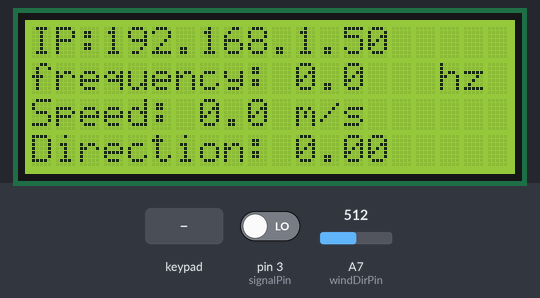
The sketch below on a simulated Arduino Nano, built with avr-gcc and run on an emulated ATmega328P. Shown: 20×4 character LCD. Inputs (shaded band) come from the test bench; at power-on: pin 3 (signalPin) LOW, A7 (windDirPin) = 512. WiFi joins after 1.5 s; servers stay silent unless stated; no MQTT or app messages arrive unless stated; what the sketch prints to the serial monitor is not drawn.

Above: at 4.3 s.
4.4 s: key '3' pressed
At 5.3 s:
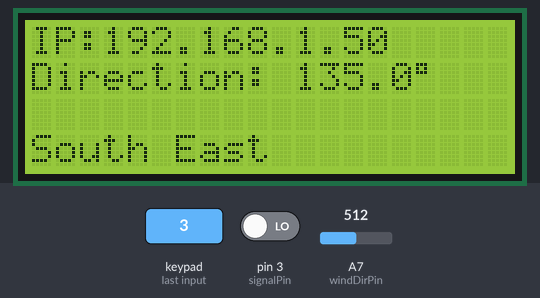
6.5 s: keypad keys 1 2 A pressed 0.4 s apart
At 7.6 s:
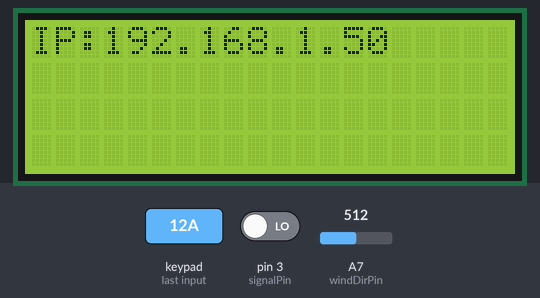
9.2 s: key '2' pressed
At 10.4 s:
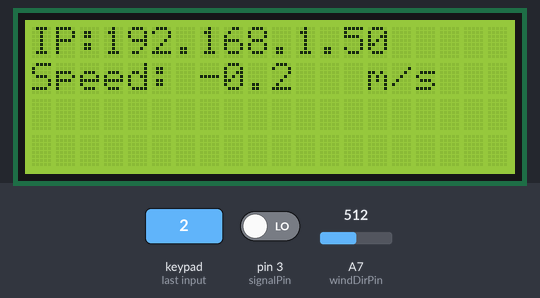
12.2 s: pin 3 (signalPin) driven HIGH
15.2 s: keypad keys 1 2 pressed 0.4 s apart
At 15.41 s:
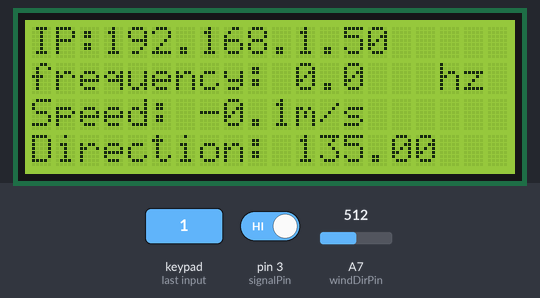
17.5 s: key '1' pressed
Timing chart, 0 to 20.5 s (numbered marks = the images above; inputs shaded):
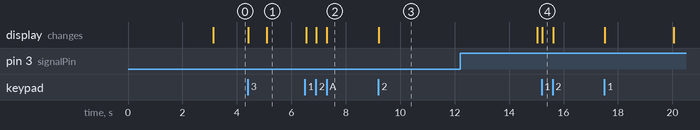

The sketch:

week13mqttworkingFrenotworking.ino
```cpp
#include <LiquidCrystal.h>
#include <Keypad.h>
#include <PubSubClient.h>
#include <Ethernet.h>
#include <SPI.h>
#include <Wire.h>
#define MAC_6    0x69
// Define custom pins if not using standard ones
#define ETHERNET_CS_PIN 10
byte server[] = { 10,6,0,23 }; // MQTT-palvelimen IP-osoite
unsigned int Port = 1883;  // MQTT-palvelimen portti
EthernetClient ethClient; // Ethernet-kirjaston client-olio
void callback(char* topic, byte* payload, unsigned int length){
  Serial.println("Message receiveddddd");
};
PubSubClient client(server, Port,  callback, ethClient); // PubSubClient-olion luominen

#define outTopic   "ICT4_out_2020" // Aihe, jolle viesti lähetetään

static uint8_t mymac[6] = { 0x44,0x76,0x58,0x10,0x00, MAC_6 }; // MAC-osoite Ethernet-liitäntää varten

char* clientId = "a731fsd9";
char* deviceId = "sonic25";
char* deviceSecret = "tamk";

// Sampling and averaging variables
unsigned long sampleInterval = 500; // 500msa = 2 samples per second
unsigned long lastSampleTime = 0;
unsigned long displayUpdateTime = 0;
const unsigned long averagePeriod = 5000; // 5 seconds

// Wind direction averaging variables
float windDirSamples[10]; // Enough for 10 samples in 5 seconds at 2 samples/second
int windDirSampleCount = 0;
float windDirTotal = 0.0;
float avgWindDirection = 0.0;

// Wind speed averaging variables
float windSpeedSamples[10]; // Same array size
int windSpeedSampleCount = 0;
float windSpeedTotal = 0.0;
float avgWindSpeed = 0.0;

//LCD SetUp
const int rs = 7, en = 6, d4 = 5, d5 = 4, d6 = 9, d7 = 8;
LiquidCrystal lcd(rs, en, d4, d5, d6, d7);

const int signalPin = 3;
volatile unsigned long pulseCount = 0;
unsigned long prevTime = 0;
float frequency = 0.0;
float windSpeed = 0.0;


const byte ROWS = 1;
const byte COLS = 4;
char hexaKeys[ROWS][COLS] = {
  {'1', '2', '3', 'A'}
};
byte rowPins[ROWS] = {A4};
byte colPins[COLS] = {A0, A1, A2, A3};
Keypad customKeypad = Keypad(makeKeymap(hexaKeys), rowPins, colPins, ROWS, COLS);
char lastKeyPressed = '1';

const int windDirPin = A7;
float windDirVolts = 0.0;

IPAddress IP;

// Add these global variables
unsigned long lastMqttWindSpeedTime = 0;
unsigned long lastMqttWindDirTime = 0;
const unsigned long mqttSendInterval = 5000; // 5 seconds

void signalISR() {
  pulseCount++;
}

void setup() {
  Serial.begin(9600);
  // set up the LCD's number of columns and rows:
  lcd.begin(20, 4);
  pulseCount = 0;
  frequency = 0.0;
  windSpeed = 0.0;

  // Clear sample arrays
  for (int i = 0; i < 10; i++) {
    windDirSamples[i] = 0.0;
    windSpeedSamples[i] = 0.0;
  }

  pinMode(signalPin, INPUT);
  pinMode(windDirPin, INPUT);

  attachInterrupt(digitalPinToInterrupt(signalPin), signalISR, RISING);

  fetchIP();
  connect_MQTT_server();
}

void loop() {
  unsigned long currentTime = millis();
  //check for keypad input first
  char customKey = customKeypad.getKey();
    if (customKey) {
      Serial.println(customKey);
      lastKeyPressed = customKey;
      lcd.clear(); // Clear the screen when a new key is pressed
      // lcd.setCursor(0, 0);
      // lcd.print("key pressed: ");
      // lcd.print(customKey);
  }
    // Sample at the defined interval (500ms = 2 samples/second)
  if (currentTime - lastSampleTime >= sampleInterval) {
    measureHz();
    measureWindDirection();
    addSample();
    lastSampleTime = currentTime;
  }

  // Update averages and display every 5 seconds
  if (currentTime - displayUpdateTime >= averagePeriod) {
    calculateAverages();
    displayUpdateTime = currentTime;

    // update display was here
  }
       updateDisplay(currentTime);

}

void updateDisplay(unsigned long currentTime){
    // Always show IP address at top
    lcd.setCursor(0, 0);
    lcd.print("IP:");
    lcd.print(IP);

    // Display based on the last key pressed
    if (lastKeyPressed == '1') {
      displayMainInfo();
       if (currentTime - lastMqttWindSpeedTime >= mqttSendInterval) {
      send_MQTT_message_2_message();
      lastMqttWindSpeedTime = currentTime;
    }

    }
    else if (lastKeyPressed == '2') {
        displayAvgWindSpeed();
            if (currentTime - lastMqttWindSpeedTime >= mqttSendInterval) {
      send_MQTT_message_wind_speed();
      lastMqttWindSpeedTime = currentTime;
    }

    }
    else if (lastKeyPressed == '3'){
        displayAvgWindDirection();
       if (currentTime - lastMqttWindDirTime >= mqttSendInterval) {
      send_MQTT_message_wind_direction();
      lastMqttWindDirTime = currentTime;
    }
  }
}

void addSample() {
  // Add current wind speed to samples array
  windSpeedSamples[windSpeedSampleCount % 10] = windSpeed;
  windSpeedSampleCount++;

  // Add current wind direction to samples array
  float windDirDegree = getWindDirectionDegree(windDirVolts);
  windDirSamples[windDirSampleCount % 10] = windDirDegree;
  windDirSampleCount++;
}

void calculateAverages() {
  // Calculate average wind speed
  windSpeedTotal = 0.0;
  int speedCount = min(windSpeedSampleCount, 10);
  for (int i = 0; i < speedCount; i++) {
    windSpeedTotal += windSpeedSamples[i];
  }
  avgWindSpeed = (speedCount > 0) ? windSpeedTotal / speedCount : 0.0;

  // Calculate average wind direction (special handling for circular data)
  float sinSum = 0.0;
  float cosSum = 0.0;
  int dirCount = min(windDirSampleCount, 10);

  for (int i = 0; i < dirCount; i++) {
    // Convert to radians and accumulate vector components
    float radians = windDirSamples[i] * PI / 180.0;
    sinSum += sin(radians);
    cosSum += cos(radians);
  }

  // Calculate the average angle using atan2
  if (dirCount > 0) {
    float avgRadians = atan2(sinSum / dirCount, cosSum / dirCount);
    avgWindDirection = avgRadians * 180.0 / PI;
    if (avgWindDirection < 0) {
      avgWindDirection += 360.0;
    }
  } else {
    avgWindDirection = 0.0;
  }

  // Reset counters for next period
  windSpeedSampleCount = 0;
  windDirSampleCount = 0;

  Serial.print(" Avg Wind Speed: ");
  Serial.print(avgWindSpeed);
  Serial.print(" m/s, Avg Direction: ");
  Serial.print(avgWindDirection);
  Serial.println("°");
}


void displayAvgWindSpeed() {
  lcd.setCursor(0, 1);
  lcd.print("Speed: ");
  lcd.print(avgWindSpeed, 1);
  //show one decinmal place
  lcd.setCursor(14, 1);
  lcd.print("m/s");
}

void displayAvgWindDirection() {
  lcd.setCursor(0, 1);
  lcd.print("Direction: ");
  lcd.print(avgWindDirection, 1);
  lcd.setCursor(16, 1);
  lcd.print((char)223); // Degree symbol

  lcd.setCursor(0, 3);
  String directionStr = getDirectionString(avgWindDirection);
  lcd.print(directionStr);
  Serial.println("where is my northwest");
  Serial.println(directionStr);
}

void measureWindDirection() {
  float windDirAnalog = analogRead(windDirPin);
  windDirVolts = windDirAnalog * (5.0 / 1023.0);
}

float getWindDirectionDegree(float voltage) {

  if (voltage < 1.2) {
    return 0.0;                 // North (0°)
  } else if (voltage < 1.67){
    return 45.0;                // North East (45°)
  } else if (voltage < 2.15){
    return 90.0;                // East (90°)
  } else if (voltage < 2.63){
    return 135.0;               // South East (135°)
  } else if (voltage < 3.1){
    return 180.0;               // South (180°)
  } else if (voltage < 3.58){
    return 225.0;               // South West (225°)
  } else if (voltage < 4.405){
    return 270.0;               // West (270°)
  } else {
    return 315.0;               // North West (315°)
  }
}

String getDirectionString(float degree) {
  // Round to nearest compass direction
  if (degree >= 337.5 || degree < 22.5) return "North";
  if (degree >= 22.5 && degree < 67.5) return "North East";
  if (degree >= 67.5 && degree < 112.5) return "East";
  if (degree >= 112.5 && degree < 157.5) return "South East";
  if (degree >= 157.5 && degree < 202.5) return "South";
  if (degree >= 202.5 && degree < 247.5) return "South West";
  if (degree >= 247.5 && degree < 292.5) return "West";
  if (degree >= 292.5 && degree < 337.5) return "North West";
  return "Unknown";
}

void displayMainInfo() {
  lcd.setCursor(0,1);
  lcd.print("frequency: ");
  lcd.print(frequency, 1);
  lcd.setCursor(17, 1);
  lcd.print("hz");

  lcd.setCursor(0,2);
  lcd.print("Speed: ");
  lcd.print(avgWindSpeed, 1);
  lcd.setCursor(11, 2);
  lcd.print("m/s");


  lcd.setCursor(0, 3);
  lcd.print("Direction: ");
  lcd.print(avgWindDirection, 2);
  lcd.setCursor(16, 3);
}

void measureHz() {
  unsigned long currentTime = millis();
  unsigned long actualInterval = currentTime - lastSampleTime;

  // Calculate frequency from pulse count
  noInterrupts();
  unsigned long localPulseCount = pulseCount;
  pulseCount = 0; // Reset counter
  interrupts();

  // Convert to frequency (pulses per second)
  // We're measuring for sampleInterval milliseconds, so scale to 1000ms
  frequency = localPulseCount * (1000.0 / actualInterval);

  // Convert frequency to wind speed
  windSpeed = frequency * 0.699 - 0.24;

  // If no pulses for 3 seconds, consider it zero
  if (localPulseCount == 0 && (currentTime - lastSampleTime > 3000)) {
    frequency = 0.0;
    windSpeed = 0.0;
  }
}

// void printAlphabet() {
//   int row_length = 20;
//   for (int i = 0; i<100000; i++) {
//     int remainder_alpha = i % 26;
//     int alphabet = remainder_alpha + 65;
//     //the lettter to be printed is lcd.write(alpha)
//     int devided_row = i / row_length;
//     int remainder_column = i % row_length;
//     if (devided_row%2 == 1) {
//       lcd.setCursor(row_length - remainder_column - 1,1);
//       lcd.write (alphabet);
//     } else {
//       lcd.setCursor(remainder_column, 0);
//       lcd.write(alphabet);
//     }
//     delay(100);
//     lcd.clear();
//   }
// }

void send_MQTT_message_wind_direction() {
    char valueStr[20];
    dtostrf(avgWindDirection, 4, 2, valueStr);
    char msg[50];
    sprintf(msg, "{Supersonic_wind_direction: %s degrees}", valueStr);
    Serial.println(msg);
    if (!client.connected()) {
        connect_MQTT_server();

    }

    if (client.connected()) {
      bool publishResult = client.publish(outTopic, msg);
        if (publishResult) {
            Serial.println("Message sent to MQTT server about avgWindDirection");
        } else {
            Serial.println("Failed to publish message.");
        }
    } else {
        Serial.println("Unable to connect to MQTT server.");
    }
}
void send_MQTT_message_wind_speed() {

    char valueStr[20];
    dtostrf(avgWindSpeed, 4, 2, valueStr);
    char msg[50];
    sprintf(msg, "{Supersonic_wind_speed: %s m/s}", valueStr);
    Serial.println(msg);


    if (!client.connected()) {
        connect_MQTT_server();

    }

    if (client.connected()) {
         boolean publishResult = client.publish(outTopic,msg);
        if (publishResult) {
            Serial.println("Message sent to MQTT server about AvgWindSpeed");
        } else {
            Serial.println("Failed to publish message.");
        }
    } else {
        Serial.println("Unable to connect to MQTT server.");
    }
}
void  send_MQTT_message_2_message(){
    char valueStr_speed[20];
    char valueStr_direction[20];
    dtostrf(avgWindSpeed, 4, 2, valueStr_speed);
    dtostrf(avgWindDirection, 4, 2, valueStr_direction);
    char msg[128];
    sprintf(msg, "{\"Supersonic_wind_speed\": \"%s m/s\", \"Supersonic_wind_direction\": \"%s degree\"}", valueStr_speed, valueStr_direction);
    //sprintf(msg, "{Supersonic_wind_speed: %s m/s, Supersonic_wind_direction: %s degree}", valueStr_speed, valueStr_direction);
    Serial.println(msg);


    if (!client.connected()) {
        connect_MQTT_server();

    }

    if (client.connected()) {
         boolean publishResult = client.publish(outTopic,msg);
        if (publishResult) {
            Serial.println("Message sent to MQTT server about both messages");
        } else {
            Serial.println("Failed to publish message.");
        }
    } else {
        Serial.println("Unable to connect to MQTT server.");
    }

  }

void connect_MQTT_server() {
    Serial.println("Connecting to MQTT"); // Tulostetaan vähän info-viestiä
    if (client.connect(clientId, deviceId, deviceSecret)) { // Tarkistetaan saadaanko yhteys MQTT-brokeriin
        Serial.println("Connected OK"); // Yhdistetty onnistuneesti
    } else {
        Serial.println("Connection failed."); // Yhdistäminen epäonnistui
        Serial.println(client.state());
    }
}

//modified new fetchIP from teacher file
void fetchIP() {
  byte connection = 1;
  connection = Ethernet.begin(mymac);
  if (connection == 0) {
    Serial.println(F("Failed to access Ethernet controller"));
  }

  Serial.println(F("Setting up DHCP"));
  Serial.print("Connected with IP: ");
  Serial.println(Ethernet.localIP());
  IP = Ethernet.localIP();

  delay(1500);
}
```

Measured:
- after the input at 4.4 s, the display: first changes at once (image 1 shows a later state)
- after the input at 6.5 s, the display: first changes after 0.05 s (image 2 shows a later state)
- after the input at 9.2 s, the display: changes at once (image 3)
- after the input at 15.2 s, the display: changes at once (image 4)
